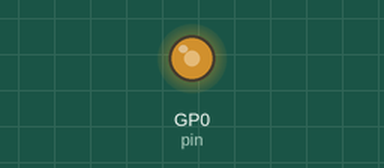
Bench run of a program on a simulated Raspberry Pi Pico running MicroPython. Shown: output pins drawn as LEDs (lit = HIGH).

Above: at 0.1 s.
Timing chart, 0 to 1.6 s (numbered marks = the images above):
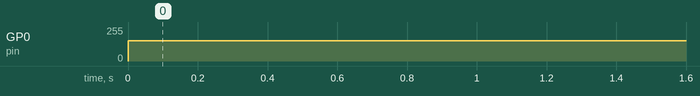

The program:

Codigo1.py
```python
from machine import Pin, PWM

# Declarar el pin en el GPO 0
pin = Pin(0, Pin.OUT)

# Declarar el pin PWM
pin_pwm = PWM(pin, freq=1000)

while True:
    # Ciclo de trabajo = desde 0 hasta 65535
    # Un ciclo de trabajo del 60% es igual a 39321

    pin_pwm.duty_u16(39321)
```

Measured:
- by itself, GP0 (pin): 0/255 → 153/255 at 0.00 s
